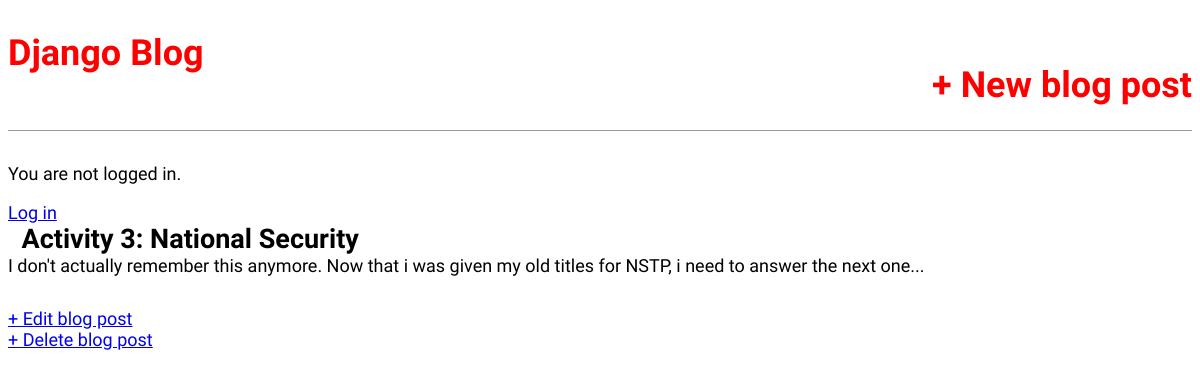
The app's page /post/2/ with its own data.
### blog/models.py (models this page shows, shortened)
class Post(models.Model):
    title = models.CharField(max_length=200)
    author = models.ForeignKey(
    'auth.User',
    on_delete = models.CASCADE,
    )
    body = models.TextField()

### blog/views.py (the view)
# urls.py: path("post/<int:pk>/", BlogDetailView.as_view(), name="post_detail"),
class BlogDetailView(DetailView):
	model = Post
	template_name = "post_detail.html"

### templates/post_detail.html
{% extends "base.html" %}
{% block content %}
	<div class="post-entry">
		<h2> {{ post.title }} </h2>
		<p> {{ post.body }} </p>
	</div>
    <a href="{% url 'post_edit' post.pk %}"> + Edit blog post </a> <br />
    <a href="{% url 'post_delete' post.pk %}"> + Delete blog post </a>
{% endblock content %}

### static/css/base.css (style rules this page uses)
body { font-family: 'Source Sans Pro', sans-serif; font-size: 18px; }
.post-entry { margin-bottom: 2rem; }
.post-entry h2 { margin: 0 0.5em 0; }
.post-entry p { margin: 0; font-weight: 400; }

### records on screen
Post: title "Activity 3: National Security", body "I don't actually remember this anymore. Now that i was given my old titles for NSTP, i need to answer the next one..."
